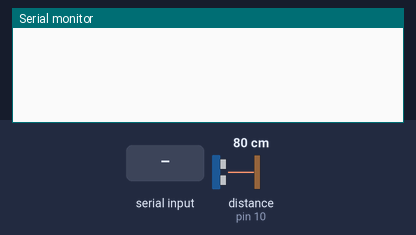
This sketch was run on a simulated Arduino Uno, built with avr-gcc and run on an emulated ATmega328P. On the bench: the last lines printed to the serial monitor. Wiring (inferred from the names in the program): ultrasonic range finder: trigger pin 9; echo pin 10. The inputs (shaded band) are chosen by the test bench; at power-on: distance to the obstacle (sensor on pin 10) 80 cm. The echo pulse lasts 58.3 µs per cm.

Above: at 1.2 s.
1.3 s: "0" received over the second serial link
At 2.5 s:
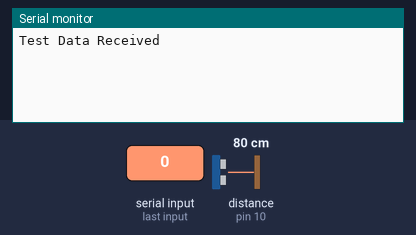
2.8 s: "1" received over the second serial link
At 3.4 s:
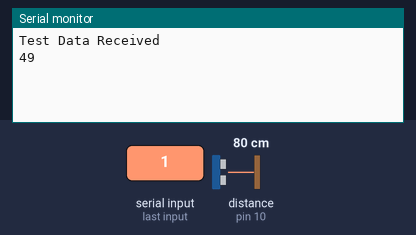

Measured:
- after the input at 1.3 s, the serial monitor: prints a new line after 0.07 s (image 1)
- after the input at 2.8 s, the serial monitor: prints a new line after 0.06 s (image 2)

The sketch:

arduino.ino
```cpp
#include <SoftwareSerial.h>
// defines pins numbers
SoftwareSerial Bluetooth(5, 6);  // TX, RX
const int trigPin = 9;
const int echoPin = 10;
// defines variables
long duration;
int distance;
int Data;  // the data received
void setup() {
  Bluetooth.begin(9600);
  Serial.begin(9600);        // Starts the serial communication
  pinMode(trigPin, OUTPUT);  // Sets the trigPin as an Output
  pinMode(echoPin, INPUT);   // Sets the echoPin as an Input
}
void loop() {
  // Clears the trigPin
  digitalWrite(trigPin, LOW);
  delayMicroseconds(2);
  // Sets the trigPin on HIGH state for 10 micro seconds
  digitalWrite(trigPin, HIGH);
  delayMicroseconds(10);
  digitalWrite(trigPin, LOW);
  // Reads the echoPin, returns the sound wave travel time in microseconds
  duration = pulseIn(echoPin, HIGH);
  // Calculating the distance
  distance = duration * 0.034 / 2;
  // Prints the distance in CM on the Serial Monitor
  // Serial.println(distance);

  if (distance <= 40) {
    Bluetooth.println("alert");
    delay(5000);
  }

  if (Bluetooth.available()) {  //wait for data received
    Data = Bluetooth.read();
    if (Data == '0') {
      Serial.println("Test Data Received");
      Bluetooth.println("received");
    } else {
      Serial.println(Data);
    }
  }
  delay(100);
}
```
